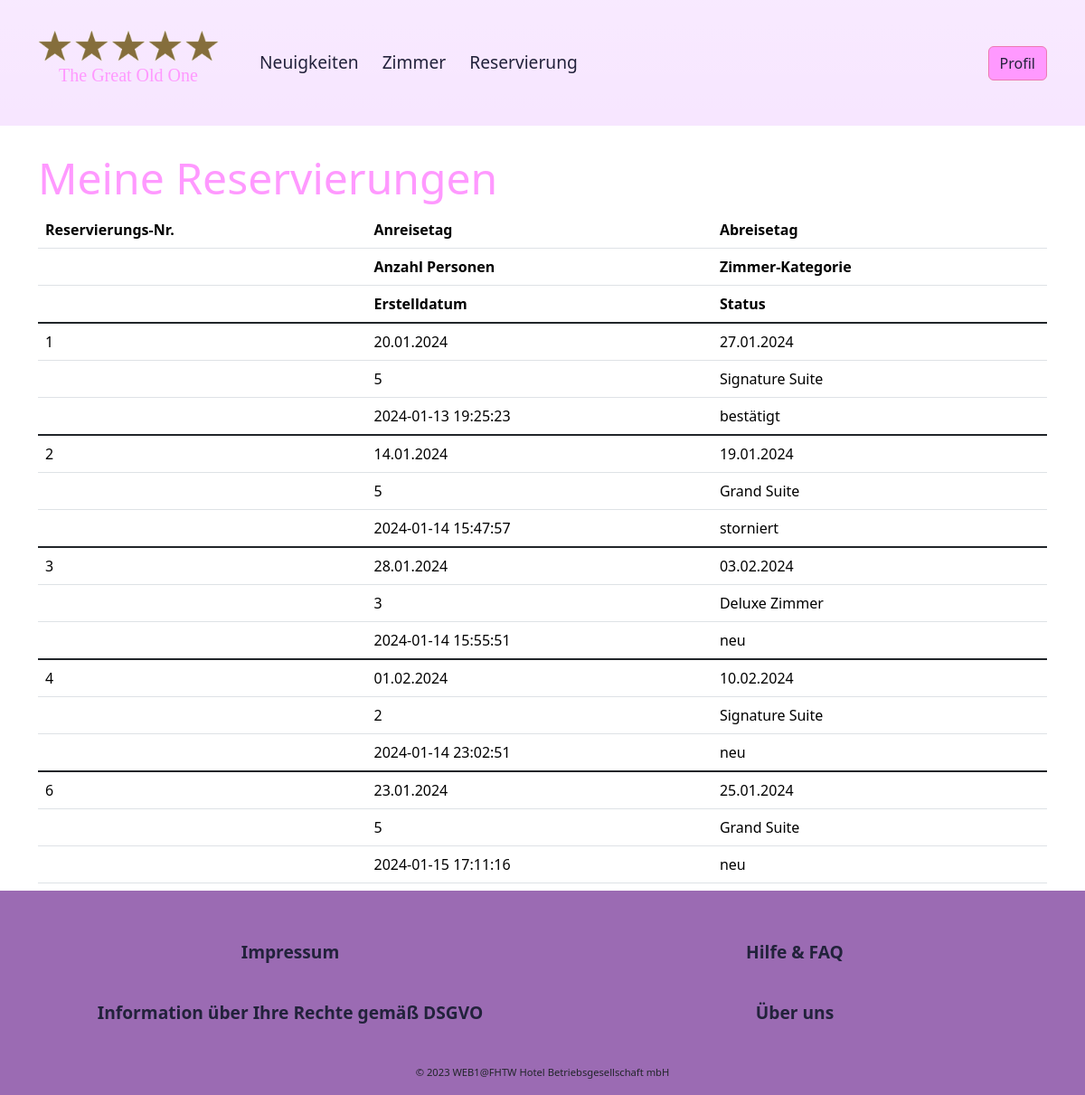
Page /content/reservation/myReservations.php (signed in) on the committed database.
### tables this page shows
CREATE TABLE IF NOT EXISTS `reservations` (
  `id` int(11) NOT NULL AUTO_INCREMENT,
  `user_id` int(11) NOT NULL,
  `room_id` int(11) NOT NULL,
  `start_date` date NOT NULL,
  `end_date` date NOT NULL,
  `number_of_persons` int(11) NOT NULL,
  `has_breakfast` tinyint(1) NOT NULL,
  `number_of_parking_lots` int(11) NOT NULL,
  `number_of_pets` int(11) NOT NULL,
  `comment` text DEFAULT NULL,
  `state` enum('new','confirmed','cancelled') NOT NULL DEFAULT 'new',
  `created_at` timestamp NOT NULL DEFAULT current_timestamp(),
  PRIMARY KEY (`id`) USING BTREE,
  KEY `FK_user_id` (`user_id`) USING BTREE,
  KEY `FK_room_id` (`room_id`) USING BTREE,
  CONSTRAINT `FK_room_id` FOREIGN KEY (`room_id`) REFERENCES `rooms` (`id`),
  CONSTRAINT `FK_user_id` FOREIGN KEY (`user_id`) REFERENCES `users` (`id`) ON DELETE CASCADE ON UPDATE CASCADE,
  CONSTRAINT `chk_end_date` CHECK (`end_date` >= `start_date`)
);

CREATE TABLE IF NOT EXISTS `room_types` (
  `id` int(11) NOT NULL,
  `room_type_name` varchar(50) NOT NULL,
  `pic_filepath_name` varchar(50) NOT NULL,
  `room_size_range_square_meters` varchar(10) NOT NULL,
  `bed_type` int(11) NOT NULL,
  `has_minibar` tinyint(1) NOT NULL,
  `price_per_person_per_night_eur` float NOT NULL,
  PRIMARY KEY (`id`) USING BTREE,
  KEY `FK_bed_type` (`bed_type`) USING BTREE,
  CONSTRAINT `FK_bed_type` FOREIGN KEY (`bed_type`) REFERENCES `bed_types` (`id`)
);

### userManagement/User.php (called while the page is built, shortened)
<?php
class User
{
    private $id = 1;
    public function getUserId()
    {
        return $this->id;
    }
}

### reservationManagement/ReservationManagementSystem.php (the view, shortened to what this page needs)
<?php
class ReservationManagementSystem
{
    public function printUsersReservations(userManagement\User $user)
    {
        require '../../database/dbaccess.php';
        $sqlSelect =
        "SELECT RE.id, U.firstname, U.lastname, RE.start_date, RE.end_date, RE.number_of_persons, RT.room_type_name, RO.room_number, RE.number_of_parking_lots, RE.number_of_pets,
                RE.comment, RE.state, RE.created_at
         FROM reservations AS RE
         LEFT JOIN rooms AS RO
         ON RE.room_id = RO.id
         LEFT JOIN room_types AS RT
         ON RO.room_type = RT.id
         LEFT JOIN users AS U
         ON RE.user_id = U.id
         WHERE RE.user_id = ?;";
        $userId = $user->getUserId();
        $statement = $connection->prepare($sqlSelect);
        $statement->bind_param("i", $userId);
        $statement->execute();
        $statement->bind_result($id, $firstName, $lastName, $startDate, $endDate, $numOfPers, $roomTypeName, $roomNumber, $numOfParkingLots, $numOfPets, $comment, $state, $createdAt);
        echo "<table class=\"table mb-2\">";
            echo "<tr>";
                echo "<th class=\"resOVth\">Reservierungs-Nr.</th>";
                echo "<th class=\"resOVth\">Anreisetag</th>";
                echo "<th class=\"resOVth\">Abreisetag</th>";
            echo "</tr>";
            echo "<tr>";
                echo "<th class=\"resOVth\"></th>";
                echo "<th class=\"resOVth\">Anzahl Personen</th>";
                echo "<th class=\"resOVth\">Zimmer-Kategorie</th>";
            echo "</tr>";
            echo "<tr>";
                echo "<th class=\"resOVth\"></th>";
                echo "<th class=\"resOVth\">Erstelldatum</th>";
                echo "<th class=\"resOVth\">Status</th>";
            echo "</tr>";
        while($statement->fetch()) {
            echo "<tbody class=\"table-group-divider\">";
                echo "<tr>";
                    echo "<td class=\"resOVth\">$id</td>";
                    $startDate = date("d.m.Y", date_timestamp_get(date_create($startDate)));
                    echo "<td class=\"resOVth\">$startDate</td>";
                    $endDate = date("d.m.Y", date_timestamp_get(date_create($endDate)));
                    echo "<td class=\"resOVth\">$endDate</td>";
                echo "</tr>";
                echo "<tr>";
                    echo "<td class=\"resOVth\"></td>";
                    echo "<td class=\"resOVth\">$numOfPers</td>";
                    echo "<td class=\"resOVth\">$roomTypeName</td>";
                echo "</tr>";
                echo "<tr>";
                    echo "<td class=\"resOVth\"></td>";
                    echo "<td class=\"resOVth\">$createdAt</td>";
                    $state = $this->getResStateGerman($state);
                    echo "<td class=\"resOVth\">$state</td>";
                echo "</tr>";
            echo "</tbody>";
        }
        echo "</table>";
    }
    public function getResStateGerman($resState)
    {
        switch ($resState) {
            case "new":
                $stateGerman = "neu";
            break;
            case "confirmed":
                $stateGerman = "bestätigt";
            break;
            case "cancelled":
                $stateGerman = "storniert";
            break;
        }
        return $stateGerman;
    }
}

### styles.css (style rules this page uses)
:root { --primary: #FFFFFF; --secondary: #f7e6ff; --tertiary: #9b6bb3; --headline: rgba(255, 153, 255, 1); --text: #22223b; --text-visited: #22223b; --text-hover: #000000; --highlight: #ed79b3; --TheGreatFont: "Brush Script MT"; }
.bgColor { background-color: var(--primary); }

### styles/generics.css (style rules this page uses)
html { background-color: var(--tertiary); }
body { padding-top: 10.5em; margin-bottom: -10em; }

### styles/reservation.css (style rules this page uses)
.resOVth { padding-right: 10px; }

### rows in the picture
reservations: id "1", start_date "20.01.2024", end_date "27.01.2024", number_of_persons "5", room_types.room_type_name "Signature Suite", created_at "2024-01-13 19:25:23", state "bestätigt"
reservations: id "2", start_date "14.01.2024", end_date "19.01.2024", number_of_persons "5", room_types.room_type_name "Grand Suite", created_at "2024-01-14 15:47:57", state "storniert"
reservations: id "3", start_date "28.01.2024", end_date "03.02.2024", number_of_persons "3", room_types.room_type_name "Deluxe Zimmer", created_at "2024-01-14 15:55:51", state "neu"
reservations: id "4", start_date "01.02.2024", end_date "10.02.2024", number_of_persons "2", room_types.room_type_name "Signature Suite", created_at "2024-01-14 23:02:51", state "neu"
reservations: id "6", start_date "23.01.2024", end_date "25.01.2024", number_of_persons "5", room_types.room_type_name "Grand Suite", created_at "2024-01-15 17:11:16", state "neu"
